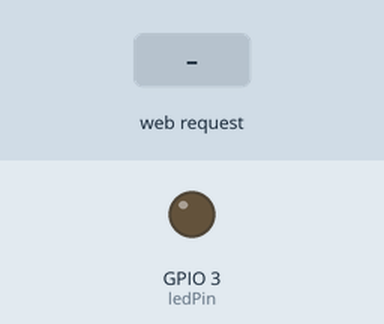
Simulated run of this sketch. Board: ESP32. Shown: output pins drawn as LEDs (lit = HIGH). Inputs (shaded band) come from the test bench. WiFi joins after 1.5 s; servers stay silent unless stated; storage starts empty; what the sketch prints to the serial monitor is not drawn.

Above: at 3.2 s.
3.3 s: HTTP request GET /off received
At 4.1 s:
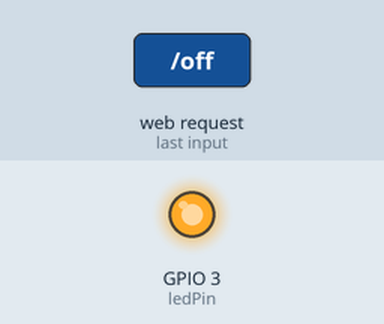
4.8 s: HTTP request GET /on received
At 5.2 s:
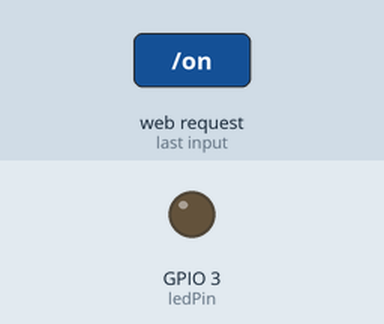
Timing chart, 0 to 7.8 s (numbered marks = the images above; inputs shaded):
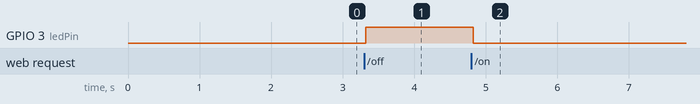

Measured:
- after the input at 3.3 s, GPIO 3 (ledPin): LOW → HIGH at once
- after the input at 4.8 s, GPIO 3 (ledPin): HIGH → LOW at once

The sketch:

TugasSPIFFS_Muhammad_Daffa_Aryasetya.ino
```cpp
#include "WiFi.h"
#include "ESPAsyncWebServer.h"
#include "SPIFFS.h"

const char* ssid = "Embedded Wifi";
const char* password = "pingpooo5";

const int ledPin = 3;
String ledState;

AsyncWebServer server(80);

String processor(const String& var){
  Serial.println(var);
  if(var == "STATE"){
    if(digitalRead(ledPin)){
      ledState = "ON";
    }
    else{
      ledState = "OFF";
    }
    Serial.print(ledState);
    return ledState;
  }
  return String();
}

void setup(){
  Serial.begin(115200);
  Serial.println("Muhammad Daffa Aryasetya - 2106705751");
  Serial.println("Tugas Web Server SPIFFS");
  pinMode(ledPin, OUTPUT);

  if(!SPIFFS.begin(true)){
    Serial.println("An Error has occurred while mounting SPIFFS");
    return;
  }

  WiFi.begin(ssid, password);
  while (WiFi.status() != WL_CONNECTED) {
    delay(1000);
    Serial.println("Connecting to WiFi..");
  }

  Serial.println(WiFi.localIP());

  server.on("/", HTTP_GET, [](AsyncWebServerRequest *request){
    request->send(SPIFFS, "/index.html", String(), false, processor);
  });

  server.on("/style.css", HTTP_GET, [](AsyncWebServerRequest *request){
    request->send(SPIFFS, "/style.css", "text/css");
  });

  // ESP32 yang saya miliki memiliki state LED yang terbalik (normally closed / menyala), sehingga string ON perlu melakukan write LOW
  server.on("/on", HTTP_GET, [](AsyncWebServerRequest *request){
    digitalWrite(ledPin, LOW);
    request->send(SPIFFS, "/index.html", String(), false, processor);
  });

  // ESP32 yang saya miliki memiliki state LED yang terbalik (normally closed / menyala), sehingga string OFF perlu melakukan write HIGH
  server.on("/off", HTTP_GET, [](AsyncWebServerRequest *request){
    digitalWrite(ledPin, HIGH);
    request->send(SPIFFS, "/index.html", String(), false, processor);
  });

  server.begin();
}

void loop(){
}
```
